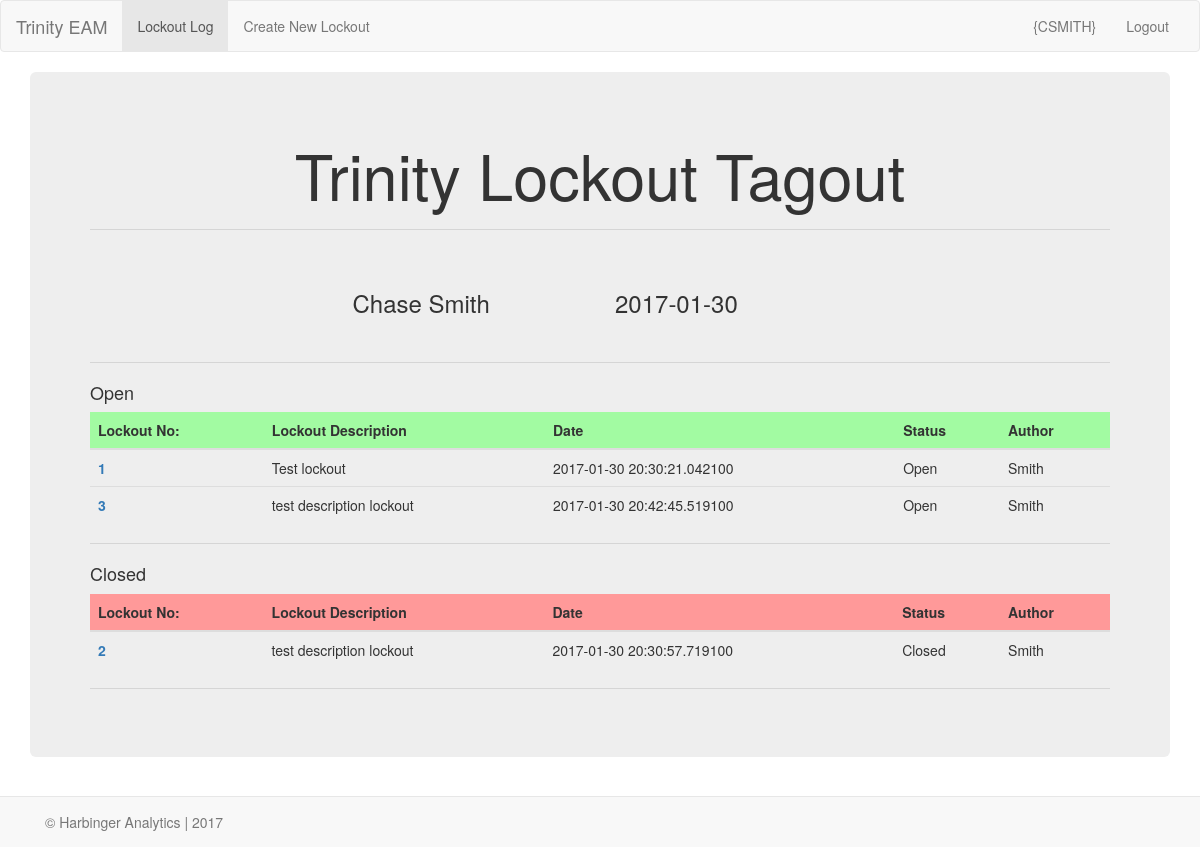
Before: / with the older database file.
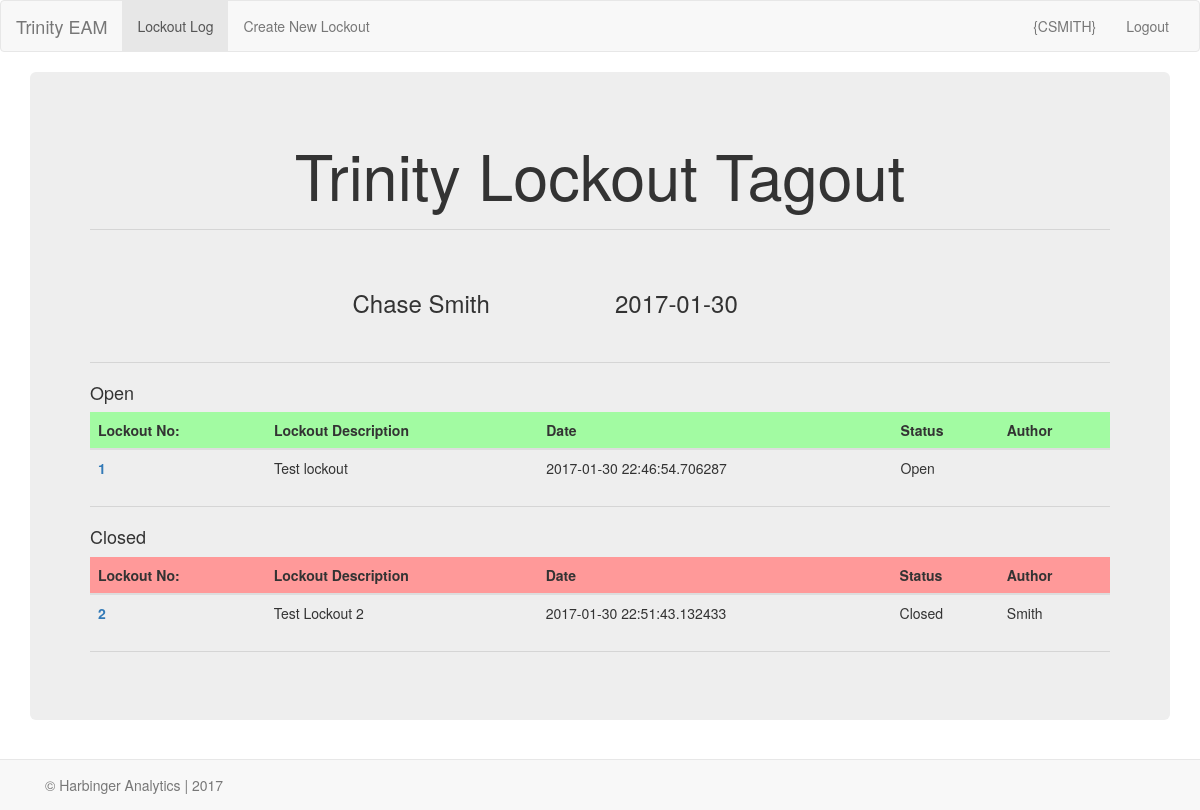
After: the same page with the newer database file.
### models.py (models this page shows, shortened)
class User(db.Model):
    __tablename__="user"
    id=db.Column(db.Integer, primary_key=True)
    username=db.Column(db.String(20), unique=True)
    first_name=db.Column(db.String(20), nullable=False)
    last_name=db.Column(db.String(20), nullable=False)
    position=db.Column(db.String(50), nullable=False)

class Lockout(db.Model):
    __tablename__="lockout"
    id=db.Column(db.Integer, primary_key=True)
    lockout_description=db.Column(db.String(200), nullable=False)
    lockout_author = db.relationship('User', backref=db.backref('lockout_author', lazy='dynamic'))
    user_id=db.Column('user_id', db.Integer, db.ForeignKey('user.id'))
    filename=db.Column(db.String(300), nullable=True)
    status=db.Column(db.Boolean(), default=True)
    goggles=db.Column(db.Boolean(), default=False)
    faceshield=db.Column(db.Boolean(),default=False)
    fullface=db.Column(db.Boolean(), default=False)
    dustmask=db.Column(db.Boolean(), default=False)
    leathergloves=db.Column(db.Boolean(), default=False)
    saranax=db.Column(db.Boolean(), default=False)
    nitrilegloves=db.Column(db.Boolean(), default=False)
    chemicalgloves=db.Column(db.Boolean(), default=False)
    chemicalsuit=db.Column(db.Boolean(),default=False)
    tyrex=db.Column(db.Boolean(),default=False)
    rubberboots=db.Column(db.Boolean(),default=False)
    sar=db.Column(db.Boolean(),default=False)
    data=db.Column(db.LargeBinary(),nullable=True,)
    date=db.Column(db.DateTime)
    ppe=db.Column(db.String(50), nullable=True)

### app.py (the view)
@app.route('/')
def index():
    today=date.today()
    user=db.session.query(User).first()
    lockout=db.session.query(Lockout).all()
    open_lockouts=db.session.query(Lockout).filter_by(status=True).all()
    closed_lockouts=db.session.query(Lockout).filter_by(status=False).all()
    return render_template('index.html', closed_lockouts=closed_lockouts, open_lockouts=open_lockouts, user=user, today=today)

### templates/index.html
{% extends "base.html" %}
{% import "bootstrap/wtf.html" as wtf %}
{% block content %}
<div class="jumbotron">
<div class="text-center">
<h1> Trinity Lockout Tagout </h1>
</div>
<hr>
<br>
<div class="row">
        <div class="col-xs-3 col-xs-offset-3 form-group">
            <h3>{{ user.first_name }} {{ user.last_name }} </h3>
        </div>
        <div class="col-xs-6">
            <h3> {{ today }} </h3>
        </div>
</div>
<hr>
<h4>Open</h4>
<table class="table table-sm">
<thead>
  <tr style="background-color: #A2FBA2;">
    <th>Lockout No:</th>
    <th>Lockout Description</th>
    <th>Date</th>
    <th>Status</th>
    <th>Author</th>
  </tr>
</thead>
<tbody>
  {% for each in open_lockouts %}
  <tr >
    <th scope="row" ><a href="lockout/{{each.id}}">{{ each.id }}</a></th>
    <td>{{ each.lockout_description }}</td>
    <td>{{ each.date }}</td>
    {% if each.status == True %}
    <td>Open</td>
    {% else %}
    <td>Closed</td>
    {% endif %}
    <td>{{ each.lockout_author.last_name }}</td>
  </tr>
  {% endfor %}
</tbody>
</table>
<hr>
<h4>Closed</h4>
  <table class="table table-sm">
    <thead>
      <tr style="background-color: #FF9999;">
        <th>Lockout No:</th>
        <th>Lockout Description</th>
        <th>Date</th>
        <th>Status</th>
        <th>Author</th>
      </tr>
    </thead>
  <tbody>
    {% for each in closed_lockouts %}
    <tr>
      <th scope="row"><a href="lockout/{{each.id}}">{{ each.id }}</a></th>
      <td>{{ each.lockout_description }}</td>
      <td>{{ each.date }}</td>
      {% if each.status == True %}
      <td>Open</td>
      {% else %}
      <td>Closed</td>
      {% endif %}
      <td>{{ each.lockout_author.last_name }}</td>
    </tr>
    {% endfor %}
  </tbody>
</table>
<hr>
{% endblock %}

### templates/base.html (shortened to what this page needs)
<!DOCTYPE html>
<html>
  <head>
    {% block head %}
    <link href="{{ url_for('static', filename='bootstrap.min.css') }}" rel="stylesheet">
    <link href="{{ url_for('static', filename='style.css') }}" rel="stylesheet">
    {% endblock %}
  </head>
  <body>
  <nav class="navbar navbar-default">
  <div class="container-fluid">
    <div class="navbar-header">
      <a class="navbar-brand" href="/">Trinity EAM</a>
    </div>
    <div class="collapse navbar-collapse">
      <ul class="nav navbar-nav">
        <li class="active"><a href="/">Lockout Log <span class="sr-only">(current)</span></a></li>
        <li><a href="/lockout">Create New Lockout</a></li>
      </ul>
      <ul class="nav navbar-nav navbar-right">
        <li><a href="/user">{CSMITH}</a></li>
        <li><a href="/logout">Logout</a></li>
      </ul>
    </div>
  </div>
</nav>
    <div class="container"   style="margin-bottom: 60px;">
      {% block content %}{% endblock %}
    </div>
    <div class="navbar navbar-default navbar-fixed-bottom" role="navigation"  style="margin-bottom: 0px;" >
    	<div class="container">
    		<p class ="navbar-text"> &copy; Harbinger Analytics | 2017</p>
    	</div>
    </div>
  </body>
</html>

### static/style.css (style rules this page uses)
hr { background-color: blue; }

Changed rows visible on the page:
removed Lockout: id "3", lockout_description "test description lockout", date "2017-01-30 20:42:45.519100", status "Open", lockout_author.last_name "Smith"
changed Lockout "Test lockout": date "2017-01-30 20:30:21.042100" → "2017-01-30 22:46:54.706287"; lockout_author.last_name "Smith" → (not shown)
changed Lockout "Smith": lockout_description "test description lockout" → "Test Lockout 2"; date "2017-01-30 20:30:57.719100" → "2017-01-30 22:51:43.132433"
